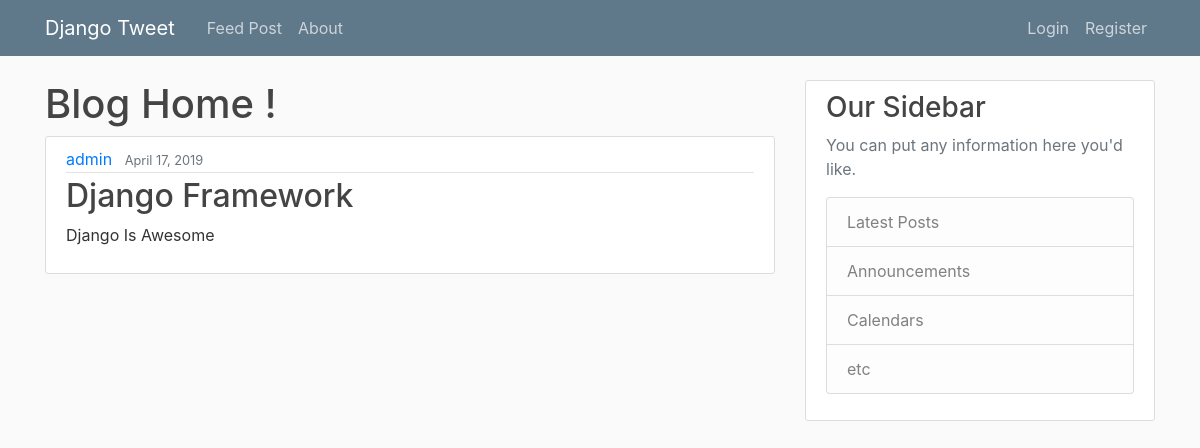
The page /post/26/ on the database its author committed.
### blog/models.py (models this page shows, shortened)
class Post(models.Model):
	title = models.CharField(max_length=100)
	content = models.TextField()
	date_posted = models.DateTimeField(default=timezone.now)   #@ timezone.now() is function which we are not using here
	author = models.ForeignKey(User, on_delete=models.CASCADE)

### blog/views.py (the view)
# urls.py: path('post/<int:pk>/', PostDetailView.as_view(), name="post-detail"),
class PostDetailView(DetailView):
	model = Post

### blog/templates/blog/post_detail.html (shortened to what this page needs)
{% extends 'blog/base.html' %}
{% block content %}
	<h1>Blog Home !</h1>
		<article class="media content-section">
			  <div class="media-body">
			    <div class="article-metadata">
			      <a class="mr-2" href="#">{{ object.author }}</a>
			      <small class="text-muted">{{ object.date_posted | date:"F d, Y"}}</small>
			    </div>
			    <h2 class="article-title">{{ object.title }}</h2>
			    <p class="article-content">{{ object.content }}</p>
			  </div>
		</article>
{% endblock content %}

### blog/static/blog/main.css (style rules this page uses)
body { background: #fafafa; color: #333333; margin-top: 5rem; }
h1, h2, h3, h4, h5, h6 { color: #444444; }
.content-section { background: #ffffff; padding: 10px 20px; border: 1px solid #dddddd; border-radius: 3px; margin-bottom: 20px; }
.article-title { color: #444444; }
.article-content { white-space: pre-line; }
.article-metadata { padding-bottom: 1px; margin-bottom: 4px; border-bottom: 1px solid #e3e3e3 }

### rows shown on the page
Post: author "admin", date_posted "April 17, 2019", title "Django Framework", content "Django Is Awesome"
